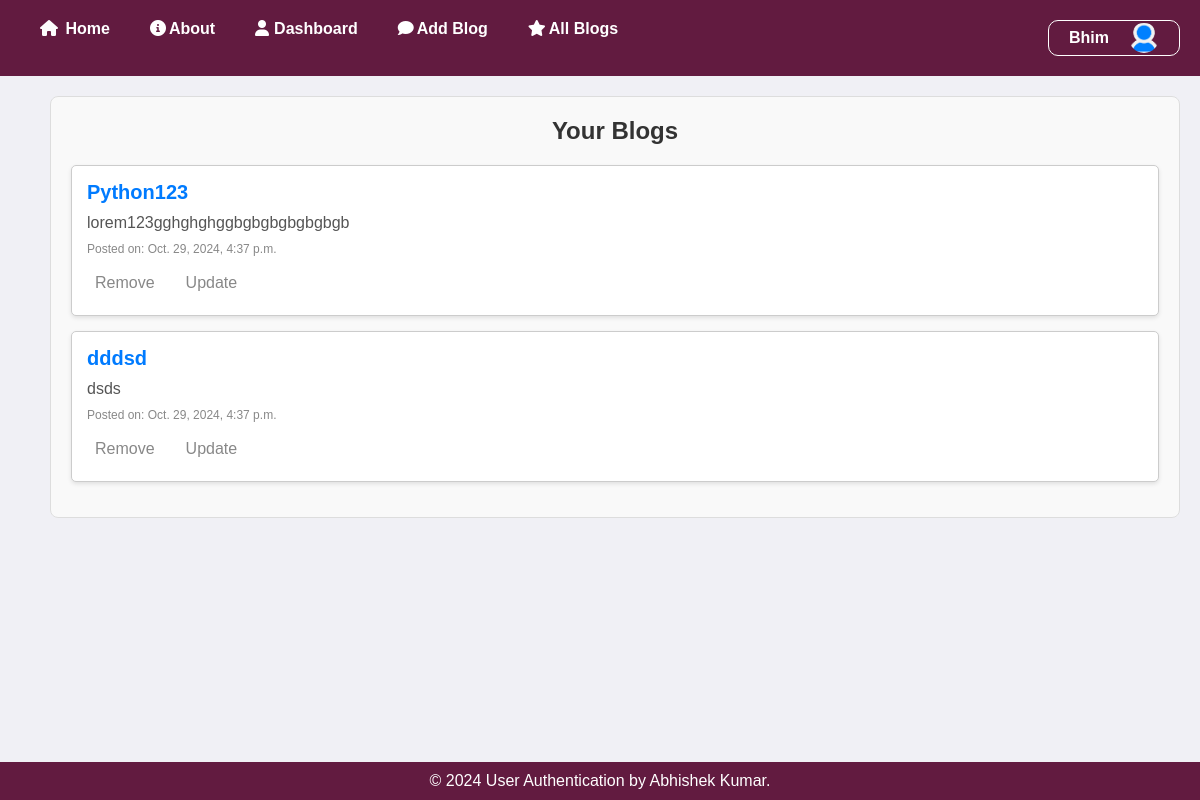
The page /viewblogs/ (signed in) on the database its author committed.
### app/models.py (models this page shows)
class Blog(models.Model):
  user = models.ForeignKey(User, on_delete = models.CASCADE)
  title = models.CharField(max_length=200)
  description = models.TextField()
  created_at = models.DateTimeField(auto_now_add=True)

### app/views.py (the view)
# urls.py: path('viewblogs/', views.all_blog, name='viewblog'),
def all_blog(request):
    if request.user.is_authenticated:
        current_user = request.user
        blog_data = Blog.objects.filter(user = current_user)
        return render(request, 'app/viewblog.html', {'data':blog_data})
    else:
            messages.error(request, "Login  required  to  access  Dashboard")
    return redirect('login')

### app/templates/app/viewblog.html (shortened to what this page needs)
{% extends 'app/base.html' %}
{% load static %}
{% block content %}
<link rel="stylesheet" href="{% static 'css/viewblog.css' %}">
<div class="blogs-section">
  <h2>Your Blogs</h2>
  {% if data %}
      <ul>
          {% for blog in data %}
              <li>
                  <h3>{{ blog.title }}</h3>
                  <p>{{ blog.description }}</p>
                  <small>Posted on: {{ blog.created_at }}</small>
                  <div class="actiom">
                  <a href="{% url 'delete_blog' blog.id %}" >Remove</a>
                  <a href="{% url 'update_blog' blog.id %}" >Update</a></div>
              </li>
          {% endfor %}
      </ul>
  {% else %}
      <p>No blogs added yet.</p>
  {% endif %}
</div>
{% endblock %}

### app/templates/app/base.html (shortened to what this page needs)
{% load static %}
<!DOCTYPE html>
<html lang="en">
<head>
  <link rel="stylesheet" href="https://cdnjs.cloudflare.com/ajax/libs/font-awesome/6.0.0-beta3/css/all.min.css">
  <link rel="stylesheet" href="{% static 'css/base.css' %}">
  <link rel="stylesheet" href="{% static 'css/transition.css' %}">
</head>
<body class="fade-in">
  <header>
    <nav class="navbar">
      <ul>
        <li><i class="fa-solid fa-house" style="color: #fcfcfc; margin-right: 3px;"></i><a href="{% url 'home' %}" > Home</a></li>
        <li><i class="fa-solid fa-circle-info" style="color: #ffffff; margin-right: 3px;"> </i><a href="{% url 'about' %}">About</a></li>
        <li><i class="fa-solid fa-user" style="color: #ffffff; margin-right: 5px;"></i><a href="{% url 'userprofile' %}">Dashboard</a></li>
        {% if request.user.is_authenticated %}
        <li><i class="fa-solid fa-comment" style="color: #ffffff; margin-right: 3px;"></i><a href="{% url 'blog' %}">Add Blog</a></li>
        <li><i class="fa-solid fa-star" style="color: #ffffff; margin-right: 3px;"></i><a href="{% url 'viewblog' %}">All Blogs</a></li>
        <div class="user">
        <li class="dropdown">
          <a href="#">{{ user.first_name }}</a>
        </li>
        <li class="profile-img">
          {% if profile.profile_pic %}
                <img src="{{ profile.profile_pic.url }}" alt="Profile Picture">
            {% else %}
                <img src="{% static 'image/pc.png' %}" alt="Default Profile Picture">
          {% endif %}
        </li>
        </div>
        {% else %}
        <li><i class="fa-solid fa-right-to-bracket" style="color: #ffffff; margin-right: 3px;"></i><a href="{% url 'login' %}">Login</a></li>
        <li><i class="fa-solid fa-user-plus" style="color: #ffffff; margin-right: 3px;"></i><a href="{% url 'signup' %}">Register</a></li>
        {% endif %}
      </ul>
    </nav>
  </header>
  <main class="content">
    {% block content %}
    {% endblock %}
  </main>
  <footer>
    <p>&copy; 2024 User Authentication by Abhishek Kumar.</p>
  </footer>
</body>
</html>

### static/css/base.css (style rules this page uses)
* { margin: 0; padding: 0; box-sizing: border-box; }
body { font-family: 'Arial', sans-serif; background-color: #f0f0f5; color: #333; display: flex; flex-direction: column; min-height: 100vh; }
header { background-color: #621b40; padding: 20px 20px; }
.navbar ul { list-style: none; display: flex; justify-content: flex-start; }
.navbar ul li { margin: 0 20px; position: relative; }
.navbar ul li a { text-decoration: none; color: white; font-weight: bold; transition: color 0.3s; }
.content { flex: 1; padding: 20px; }
footer { background-color: #621b40; color: white; text-align: center; padding: 10px 0; position: relative; bottom: 0; width: 100%; }
.navbar ul li.profile-img { display: flex; align-items: center; }
.navbar ul li.profile-img img { width: 30px; height: 30px; border-radius: 50%; object-fit: cover; border: none; cursor: pointer; padding-left: 0; margin: 0 ; }
.navbar ul li.dropdown { margin-right: 0; }
.navbar a { text-decoration: none; color: #000; }
.user { margin-left: auto; display: flex; align-items: center; border: 1px solid white; padding: 2px 0px; border-radius: 10px; }

### static/css/transition.css (style rules this page uses)
.fade-in { opacity: 0; animation: fadeInAnimation 0.3s ease-in-out forwards; }
body { visibility: hidden; }

### static/css/viewblog.css (style rules this page uses)
.blogs-section { margin-top: 0px; margin-left: 30px; padding: 20px; border: 1px solid #ddd; border-radius: 8px; background-color: #f9f9f9; }
.blogs-section h2 { font-size: 24px; color: #333; margin-bottom: 20px; text-align: center; }
.blogs-section ul { list-style-type: none; padding: 0; }
.blogs-section li { margin-bottom: 15px; padding: 15px; border: 1px solid #ccc; border-radius: 5px; background-color: #fff; box-shadow: 0 2px 4px rgba(0, 0, 0, 0.1); }
.blogs-section h3 { font-size: 20px; color: #007BFF; margin-bottom: 10px; }
.blogs-section p { font-size: 16px; color: #555; }
.blogs-section small { display: block; margin-top: 10px; font-size: 12px; color: #888; }
.actiom { display: flex; gap: 15px; margin-top: 10px; justify-content: flex-start; }
.actiom a { text-decoration: none; padding: 8px 8px; border-radius: 5px; color: #888; transition: background-color 0.3s ease; }

### rows shown on the page
Blog: title "Python123", description "lorem123gghghghggbgbgbgbgbgbgb", created_at "Oct. 29, 2024, 4:37 p.m."
Blog: title "dddsd", description "dsds", created_at "Oct. 29, 2024, 4:37 p.m."

### other values the page prints
{{ user.first_name }} "Bhim"
